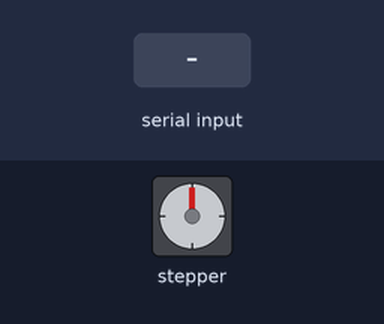
Bench run of a sketch on a simulated Arduino Uno, built with avr-gcc and run on an emulated ATmega328P. Parts: stepper motor. The test bench sets the inputs (shaded band). Stepper angles assume 200 steps per turn; what the sketch prints to the serial monitor is not drawn.

Above: at 1.2 s.
1.3 s: "90,45\n" received over Serial
At 4.29 s:
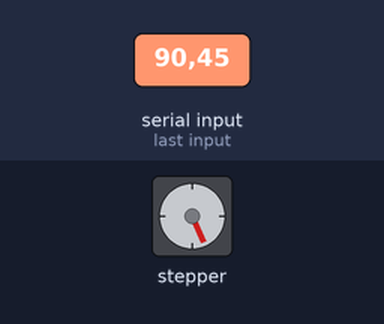
4.3 s: "200\n" received over Serial
At 10.2 s:
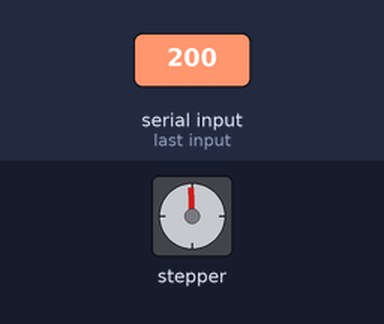
10.3 s: "30,150\n" received over Serial
16.3 s: "5\n" received over Serial
At 18.2 s:
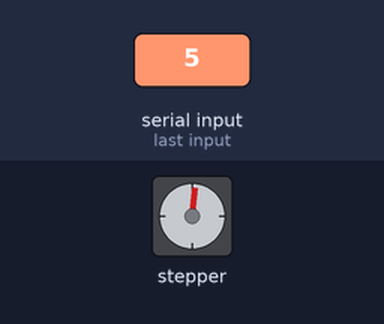
19.3 s: "90\n" received over Serial
At 22.28 s:
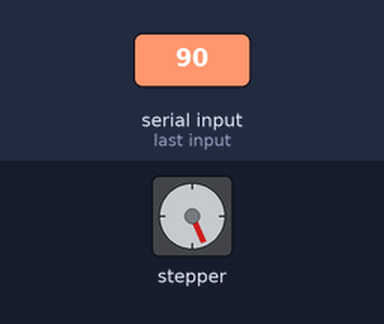
22.3 s: "200\n" received over Serial
Timing chart, 0 to 26.3 s (numbered marks = the images above; inputs shaded):
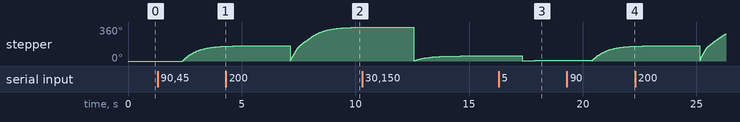

The sketch:

ArdunioDriver.ino
```cpp
#include <AccelStepper.h>

// Define the first stepper motor
AccelStepper stepper1(1, 5, 2);
AccelStepper stepper2(1, 6, 4);

int speed1 = 300;
int speed2 = 300;

void setup() {
  // put your setup code here, to run once:
  Serial.begin(9600);
  stepper1.setMaxSpeed(1000);
  stepper2.setMaxSpeed(1000);

  // Initialize current position in case it is necessary
  stepper1.setCurrentPosition(stepper1.currentPosition());
  stepper2.setCurrentPosition(stepper2.currentPosition());
}

void loop() {
  // stepper1.moveTo(100);
  //put your main code here, to run repeatedly:

  if (Serial.available()) {
    // get incoming bytees
    String readstring = Serial.readString();
    int newLocation = readstring.toInt();
    Serial.println(newLocation);
    driveTo(newLocation, stepper2);
    if (newLocation == 0){
      Serial.print("should be exiting");
      exit(0);
      Serial.print("Obviously not exiting");
    }
    delay(1000);
  }

  else{
    delay(100);
  }
}

void driveTo(int position, AccelStepper stepper){
  int kp = 2;
  int kd = 0.4;
  int speed = 0;
  while(abs(position - stepper.currentPosition()) > 0){
    // PD variable
    speed = kp * (position - stepper.currentPosition()) - kd * speed;
    stepper.setSpeed(speed);
    stepper.runSpeed();
    Serial.println(stepper.currentPosition());
  }
}
```

Measured:
- after the input at 1.3 s, stepper: keeps turning clockwise at about 86°/s, starting after 1.1 s
- after the input at 16.3 s, stepper: turns 53° counter-clockwise in 0.00 s, then 6° clockwise in 0.42 s, then 2° clockwise in 0.00 s
